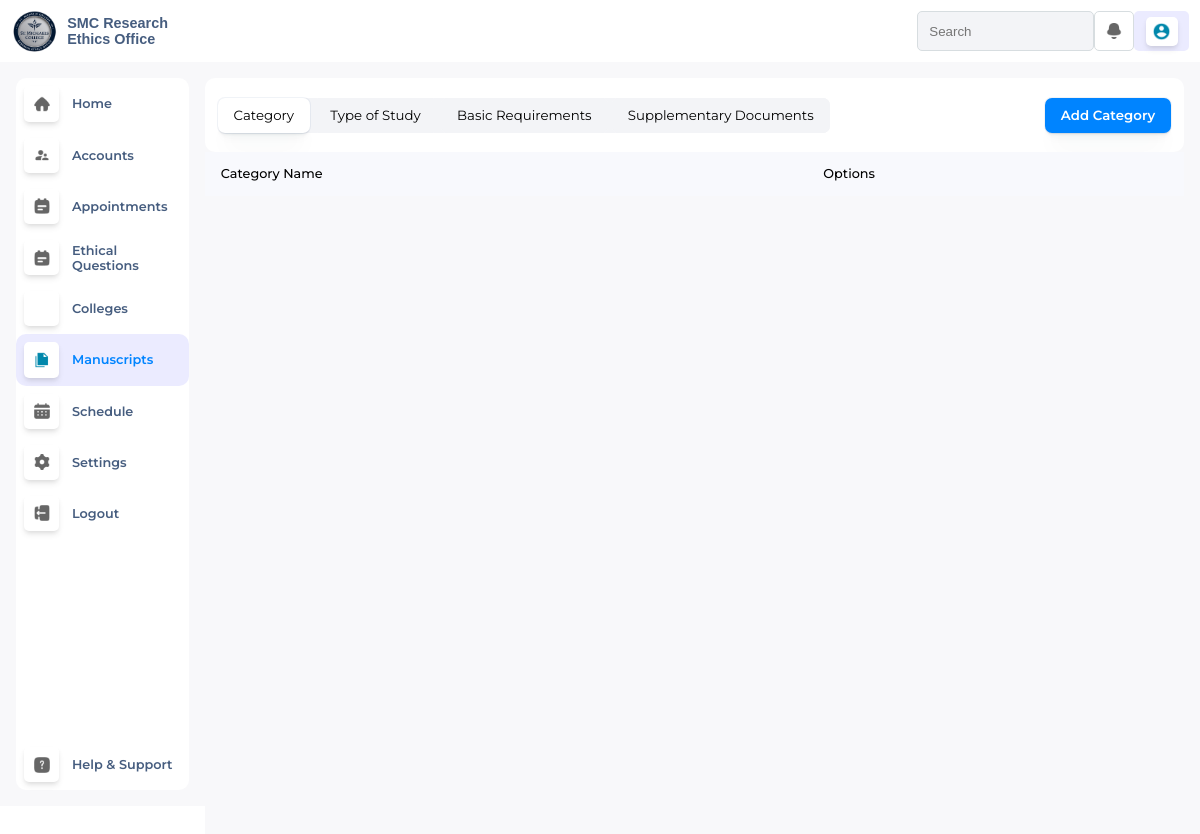
Before: /adminManuscripts/ with the older database file.
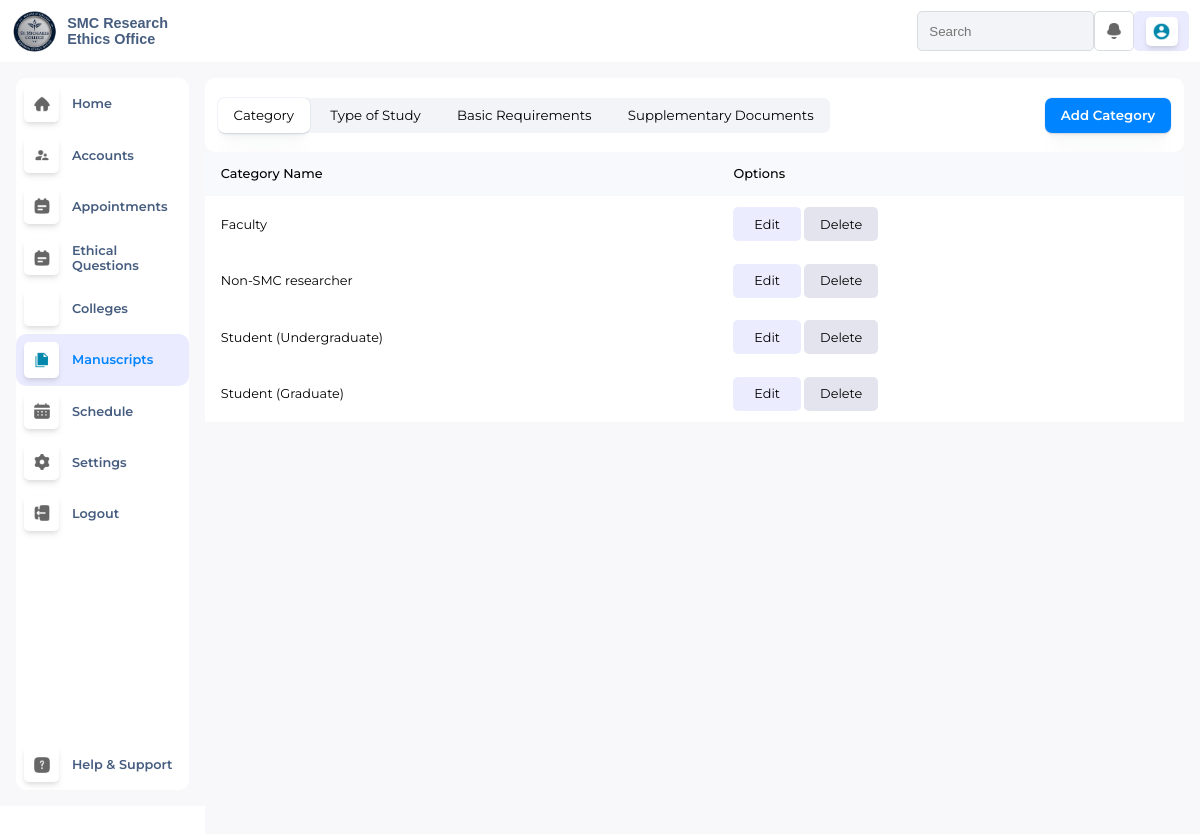
After: the same page with the newer database file.
### EthicsApp/views/models.py (models this page shows, shortened)
class Category(models.Model):
    category_name= models.CharField(max_length=350, null=True)

### EthicsApp/views/adminDashboard.py (the view)
# urls.py: re_path(r'^adminManuscripts/$', views.adminManuscripts, name='adminManuscripts'),
def adminManuscripts(request):
    profile_picture = request.session.get('profile_picture', None)
    account_type = request.session.get('account_type', None)
    categories = Category.objects.all()
    category_data = []
    studtypes = TypeOfStudy.objects.all()
    studtype_data = []
    basicreqs = BasicRequirements.objects.all()
    basicreq_data = []
    suppreqs = SupplementaryRequirements.objects.all()
    suppreq_data = []
    for category in categories:
        category_data.append({
            'category_name': category.category_name,
        })
    for studtype in studtypes:
        studtype_data.append({
            'type_of_study': studtype.type_of_study,
        })
    for basicreq in basicreqs:
        basicreq_data.append({
            'basicRequirements': basicreq.basicRequirements,
        })
    for suppreq in suppreqs:
        suppreq_data.append({
            'supplementaryRequirements': suppreq.supplementaryRequirements,
        })
    context = {
        'categories': category_data,
        'studtype': studtype_data,
        'basicreqs': basicreq_data,
        'suppreqs': suppreq_data,
        'profile_picture': profile_picture,
        'account_type': account_type,
    }
    return render(request, 'admin/adminManuscripts.html', context)

### EthicsApp/templates/admin/adminManuscripts.html (shortened to what this page needs)
{% extends "master.html" %}
{% load static %}
{% block css %}
<link rel="stylesheet" href="{% static './css/adminDashboard.css' %}">
<link rel="stylesheet" href="{% static './css/adminCategory.css' %}">
<link rel="stylesheet" href="https://cdnjs.cloudflare.com/ajax/libs/font-awesome/6.6.0/css/all.min.css" />
{% endblock %}
{% block content %}
<div class="MainContainer">
    {% include './adminTopNav.html' %}
    <div class="MC-Bottom">
        {% include './adminNav.html' %}
        <div id="Category-content">
            <div class="CC-Top">
                <div class="CCT-Left">
                    <button id="Category-btn">Category</button>
                    <button id="TypeStudy-btn">Type of Study</button>
                    <button id="Br-btn">Basic Requirements</button>
                    <button id="Sd-btn">Supplementary Documents</button>
                </div>
                <div class="CCT-Right">
                    <button id="AddCategory-btn">Add Category</button>
                </div>
            </div>
            <div id="Category-area" class="content-area" >
                <table>
                    <tr>
                        <th>Category Name</th>
                        <th>Options</th>
                    </tr>
                    {% if categories %}
                    {% for category in categories %}
                    <tr>
                        <td>{{ category.category_name }}</td>
                        <td>
                            <button class="TableEdit-Btn" type="button">Edit</button>
                            <button class="TableDelete-Btn" type="button">Delete</button>
                        </td>
                    </tr>
                    {% endfor %}
                    {% endif %}
                </table>
            </div>
        </div>
    </div>
</div>
{% endblock %}

Changed rows visible on the page:
added Category: category_name "Faculty"
added Category: category_name "Non-SMC researcher"
added Category: category_name "Student (Undergraduate)"
added Category: category_name "Student (Graduate)"
Other visible differences:
new list line: "Edit Delete"
